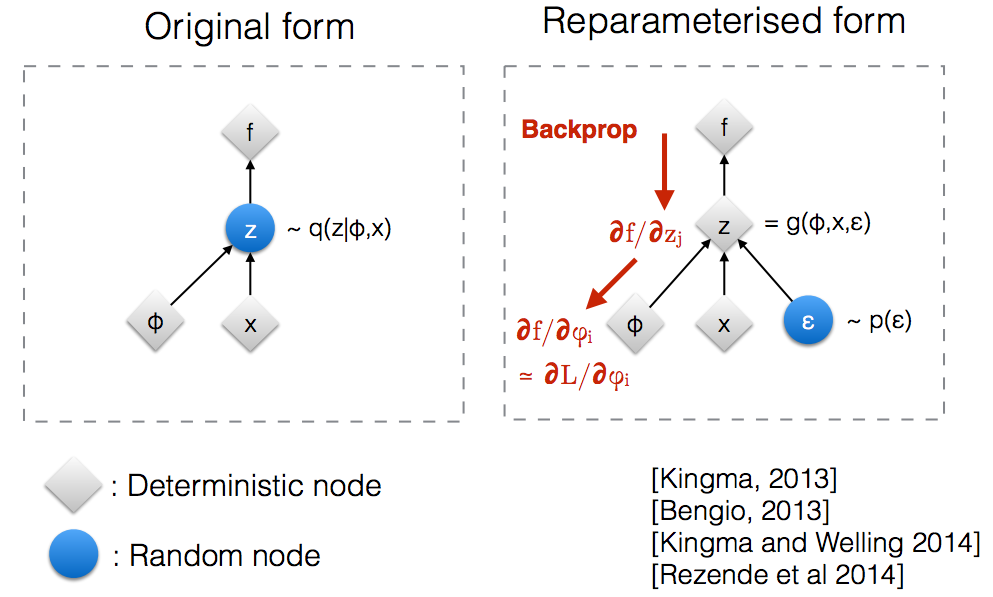
//> input picture Disentangled-Variational-Autoencoder/mathematical_analysis/images/reptr.png, 993 x 597 px
$ ./maskcompare ../../../Disentangled-Variational-Autoencoder/mathematical_analysis/images/ ../../../Disentangled-Variational-Autoencoder/mathematical_analysis/images/ out.png ../../../Disentangled-Variational-Autoencoder/mathematical_analysis/images/reptr.png ../../../Disentangled-Variational-Autoencoder/mathematical_analysis/images/vae-gaussian.png   (built with g++ and OpenCV 4)
//> lines starting //> are read from the running program, lines starting //| are printed output that depends on the picture
#include <boost/algorithm/string.hpp>
#include <fstream>
#include <iostream>
#include <opencv2/core.hpp>
#include <opencv2/core/core.hpp>
#include <opencv2/highgui.hpp>
#include <opencv2/highgui/highgui.hpp>
#include <opencv2/imgcodecs.hpp>
#include <opencv2/imgproc.hpp>
#include <opencv2/imgproc/imgproc.hpp>
#include <string>

using namespace std;

int main(int argc, char **argv)
{
    std::string gtdir = argv[1];
    std::string preddir = argv[2];
    std::string outdir = argv[3];
    std::string gtfilename = argv[4];
    std::string predfilename = argv[5];

    char file_gt[200];
    char file_pred[200];
    char file_out[200];

    sprintf(file_gt, "%s%s", gtdir.c_str(), gtfilename.c_str());
    std::cout << "Processing: " << file_gt << std::endl;
    sprintf(file_pred, "%s%s", preddir.c_str(), predfilename.c_str());
    sprintf(file_out, "%s%s", outdir.c_str(), gtfilename.c_str());

    cv::Mat gt = cv::imread(file_gt, cv::IMREAD_GRAYSCALE);
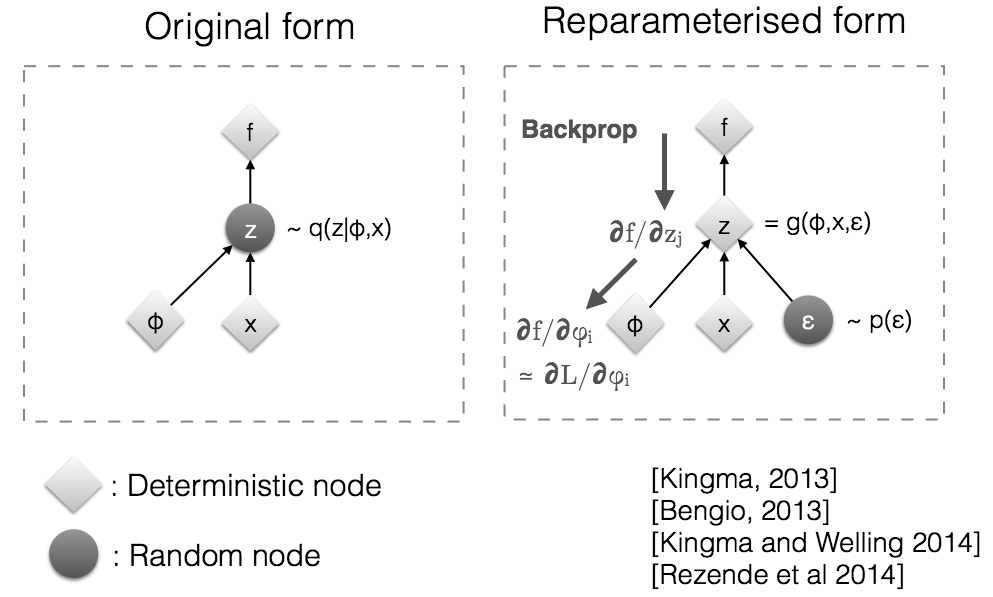
//> gt: 597 rows x 993 cols, CV_8UC1; min 0, max 255, mean 244.6
    cv::Mat pred = cv::imread(file_pred, cv::IMREAD_GRAYSCALE);
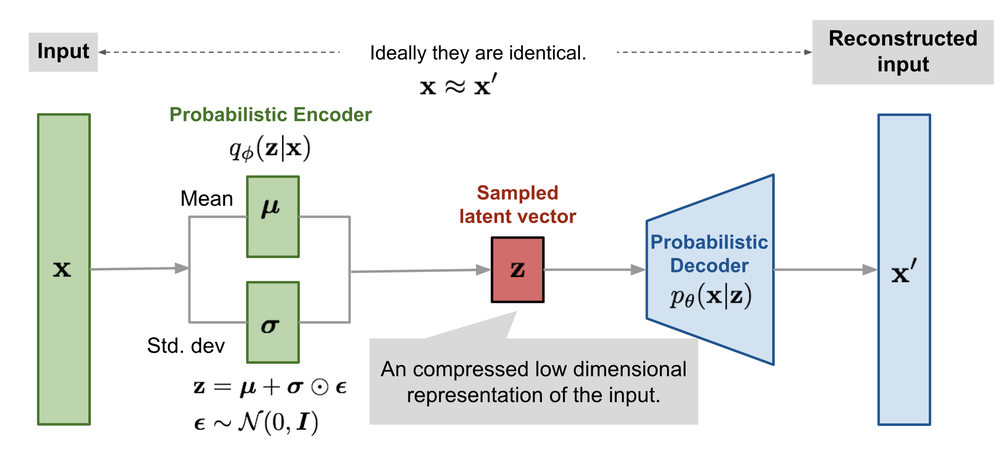
//> input picture Disentangled-Variational-Autoencoder/mathematical_analysis/images/vae-gaussian.png, 1000 x 463 px, shrunk from 2366 x 1096 before the run
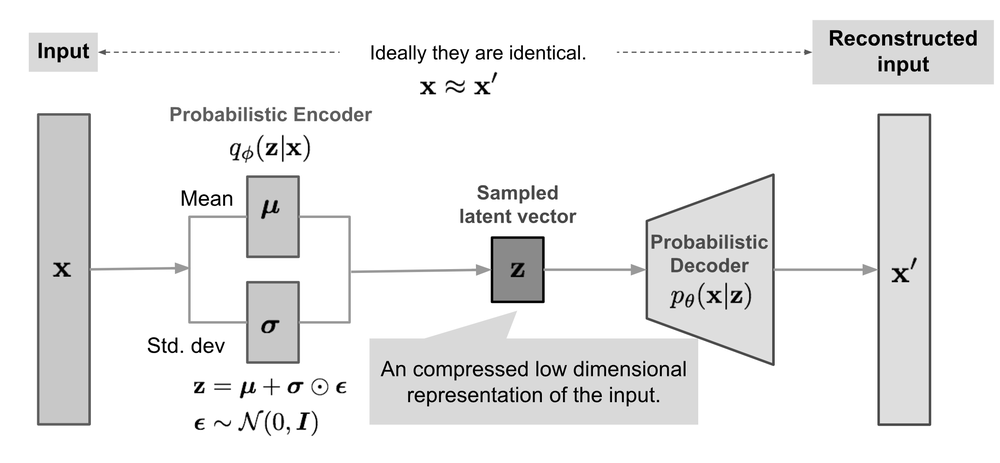
//> pred: 463 rows x 1000 cols, CV_8UC1; min 0, max 255, mean 237
    cv::Mat output = cv::Mat::zeros(gt.rows, gt.cols, CV_8UC3);

    for (int i = 0; i < gt.rows; i++)
    {
        for (int j = 0; j < gt.cols; j++)
        {
            float d = gt.at<uint8_t>(i, j);
            float m = pred.at<uint8_t>(i, j);
            output.at<cv::Vec3b>(i, j)[0] = 0;
            output.at<cv::Vec3b>(i, j)[1] = 0;
            output.at<cv::Vec3b>(i, j)[2] = 0;
            if (d > 0 && m > 0)
            {
                output.at<cv::Vec3b>(i, j)[1] = 255;
            }
            else
            {
                if (d > 0 && m == 0)
                {
                    output.at<cv::Vec3b>(i, j)[1] = 255;
                }
                else
                {
                    if (d == 0 && m > 0)
                    {
                        output.at<cv::Vec3b>(i, j)[2] = 255;
                    }
                }
            }
        }
    }
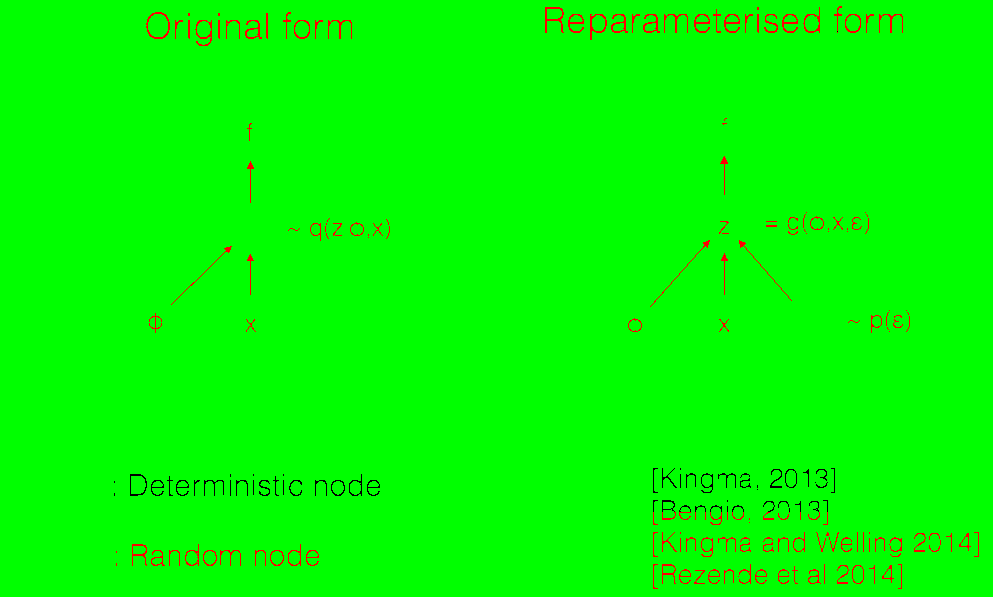
//> output: 597 rows x 993 cols, CV_8UC3; mean B, G, R 0, 251.4, 2.8
    cv::imwrite(file_out, output);

    return 0;
}
